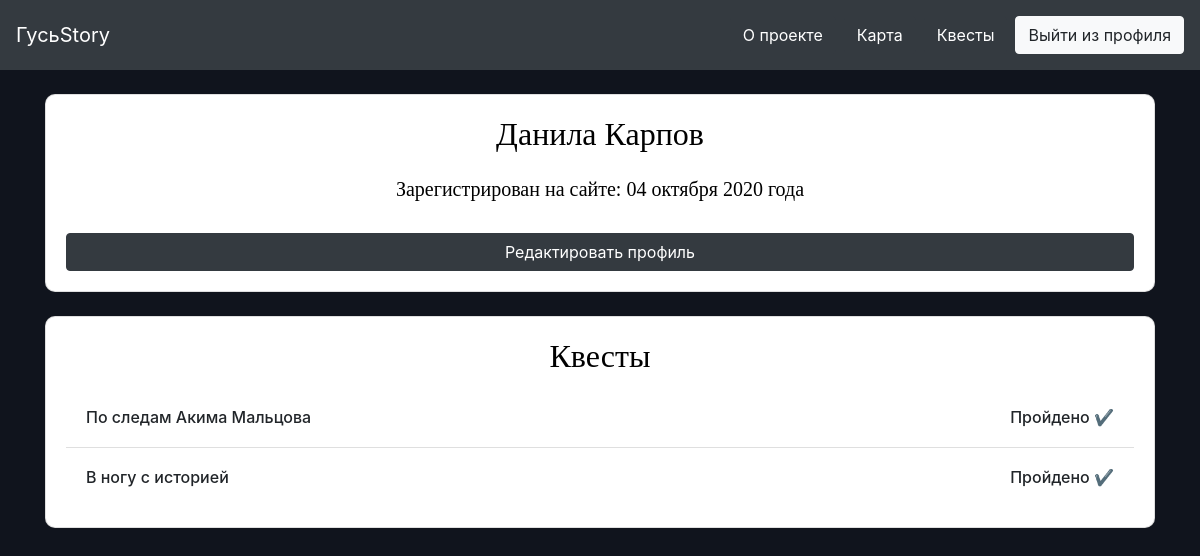
Screenshot of /profile (signed in) with the database file from the repository.
### data/users.py (models this page shows, shortened)
class User(SqlAlchemyBase, UserMixin, SerializerMixin):
    __tablename__ = 'users'
    id = sqlalchemy.Column(sqlalchemy.Integer, primary_key=True, autoincrement=True)
    name = sqlalchemy.Column(sqlalchemy.String, nullable=True)
    surname = sqlalchemy.Column(sqlalchemy.String, nullable=True)
    email = sqlalchemy.Column(sqlalchemy.String, index=True, unique=True, nullable=True)
    password = sqlalchemy.Column(sqlalchemy.String, nullable=True)
    created_date = sqlalchemy.Column(sqlalchemy.String)
    completed = sqlalchemy.Column(sqlalchemy.String, default="")
    not_completed = sqlalchemy.Column(sqlalchemy.String, default="")
    quest_answer = sqlalchemy.Column(sqlalchemy.TEXT, default="")

### __init__.py (the view)
@app.route('/profile')
def profile():
    if current_user.is_authenticated:
        return render_template("profile.html", profile=True)
    return redirect('/')

### __init__.py (called while the page is built)
@login_manager.user_loader
def load_user(user_id):
    sessions = db_session.create_session()
    return sessions.query(users.User).get(user_id)

### data/db_session.py (called while the page is built)
def create_session() -> Session:
    global __factory
    return __factory()

### templates/profile.html (shortened to what this page needs)
{% extends "base.html" %}
{% block content %}
    <div class="container mt-4">
        <div class="card" style="width: 100%; border-radius: 10px;">
            <div class="card-body">
                <h2 align="center" class="card-title mb-4"> {{ current_user.name }} {{ current_user.surname }} </h2>
                <h5 align="center"> Зарегистрирован на сайте: {{ current_user.created_date }} </h5>
                <a href="/edit_profile/{{ current_user.id }}">
                    <div class="btn btn-dark mt-4" style="width: 100%"> Редактировать профиль </div>
                </a>
            </div>
        </div>
        <div class="card mt-4 mb-4" style="width: 100%; border-radius: 10px;">
            <div class="card-body">
                <h2 class="card-title" align="center">Квесты</h2>
                <ul class="list-group list-group-flush">
                    {% if current_user.completed != None and current_user.completed != "" %}
                        {% for quest in current_user.completed.strip(';').split(';') %}
                            <li class="list-group-item">
                                <table class="mt-2" width="100%" cellpadding="0">
                                    <tr>
                                        <th>
                                            <h6>{{ quest }}</h6>
                                        </th>
                                        <th>
                                            <h6 align="right" class="full"> Пройдено &#10004;</h6>
                                        </th>
                                    </tr>
                                </table>
                            </li>
                        {% endfor %}
                    {% endif %}
                </ul>
            </div>
        </div>
    </div>
{% endblock %}

### static/css/style.css (style rules this page uses)
h2 { color: #000; font-family: ‘Times New Roman’, serif; font-size: 45px; font-weight: normal; line-height: 48px; margin: 0; }
h5 { color: #000; font-family: ‘Times New Roman’, serif; font-size: 23px; font-weight: normal; line-height: 48px; margin: 0; }
.full { width: 100%; }

### rows the page displays
User: name "Данила", surname "Карпов", created_date "04 октября 2020 года"

### other values shown
{{ quest }} "По следам Акима Мальцова" "В ногу с историей"
